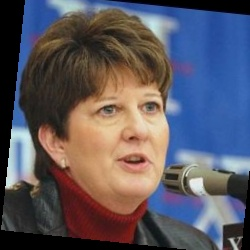
#> input picture Marsha.jpg, 250 x 250 px
$ python main.py
#> lines starting #> are read from the running program, lines starting #| are printed output that depends on the picture
import cv2

# 读取图片
img = cv2.imread("Marsha.jpg")
#> img is the input picture: shape (250, 250, 3); mean B, G, R 96.9, 87.2, 91.2

# 判断是否读取成功
if img is None:
    print("图片读取失败")
    exit()

# 灰度化
gray = cv2.cvtColor(img, cv2.COLOR_BGR2GRAY)
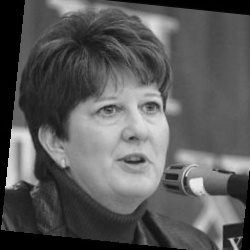
#> gray: shape (250, 250); min 0, max 240, mean 89.5

# 保存灰度图
cv2.imwrite("Marsha_gray.jpg", gray)

print("灰度图已保存为 Marsha_gray.jpg")

$ run again, with img/000001.jpg copied over Marsha.jpg
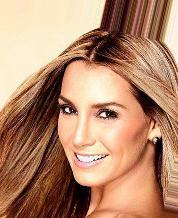
#> input picture img/000001.jpg, 178 x 218 px
#> img is the input picture: shape (218, 178, 3); mean B, G, R 109.7, 137.1, 181
#> `gray = cv2.cvtColor(img, cv2.COLOR_BGR2GRAY)`:
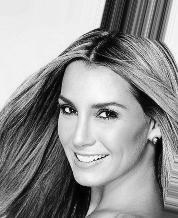
#> gray: shape (218, 178); min 0, max 254, mean 147.1

$ run again, with img/000002.jpg copied over Marsha.jpg
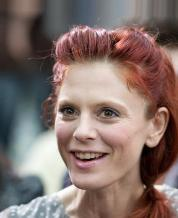
#> input picture img/000002.jpg, 178 x 218 px
#> img is the input picture: shape (218, 178, 3); mean B, G, R 107.5, 112.9, 131.6
#> `gray = cv2.cvtColor(img, cv2.COLOR_BGR2GRAY)`:
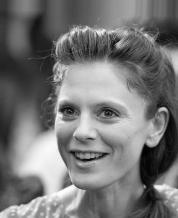
#> gray: shape (218, 178); min 0, max 255, mean 117.9
